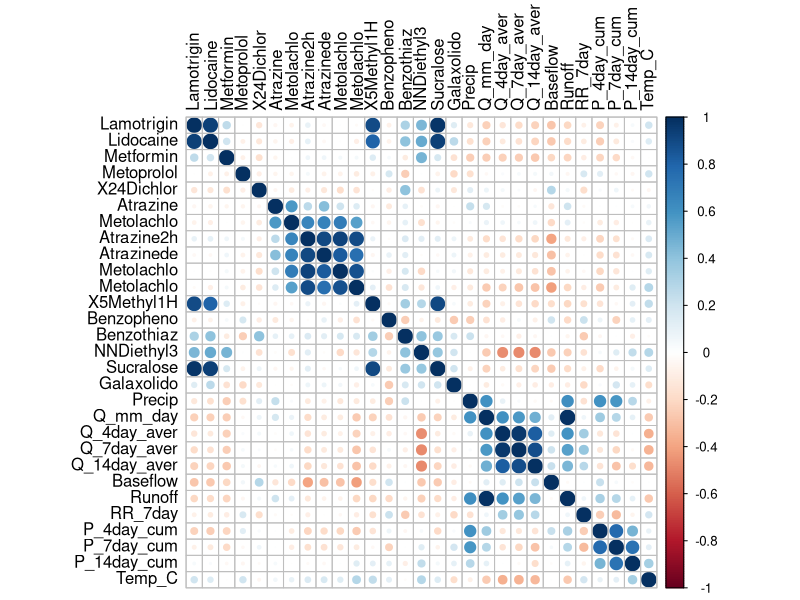
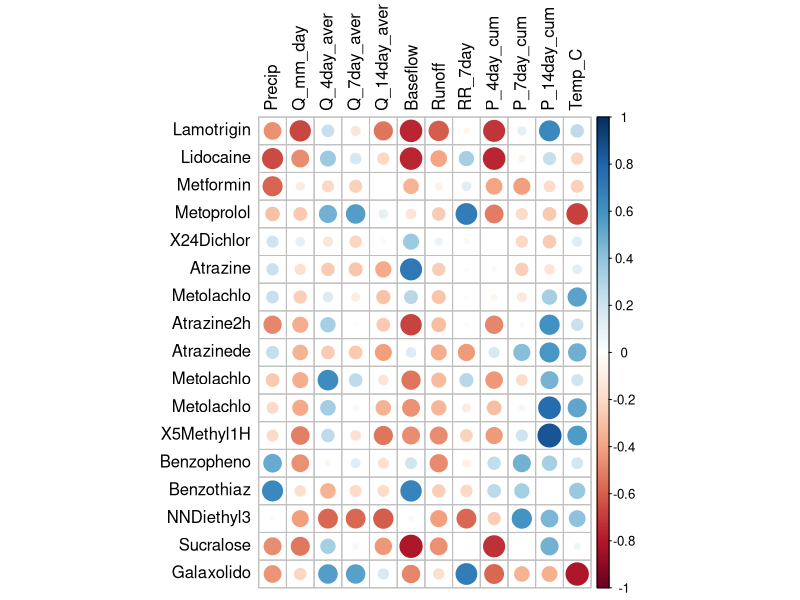
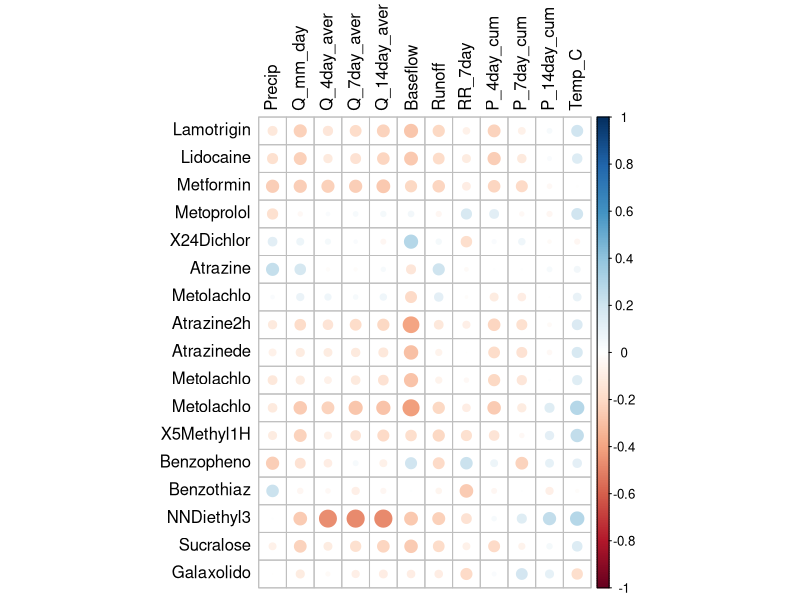
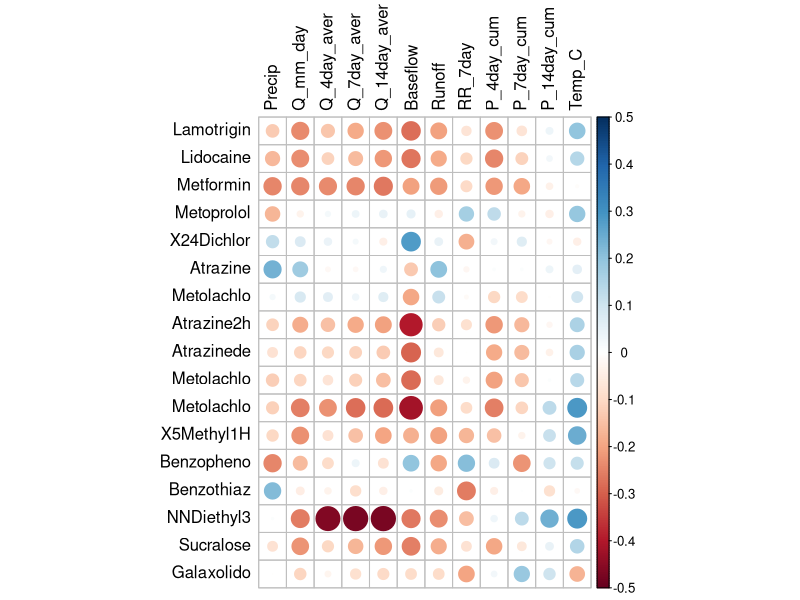

Source code (R) for these figures, in order: (Note: this script raises an error after producing the figures.)
#Ruta Basijokaite
#----------------
#This code analyzes correlation between detected compound concentrations and environmental conditions
#It also analyzes correlations between sites and average site compound concentrations
#----------------

#Loading libraries
library(corrplot)
library(Hmisc) 

#Uploading data
CEC_aver = read.csv(file="CEC_aver_dataset.csv",sep=",",header=T) 
Climate_var = read.csv(file="Climate_var.csv",sep=",",header=T)
CEC_use_info = read.csv(file="CEC_use_info_dataset.csv",sep=",",header=T) #info about CEC use, type and detection frequency

#Make sure that column names do not have extra symbols (after upload spaces become .)
colnames(CEC_use_info)
colnames(CEC_use_info)[3] = 'Det.Freq.'
colnames(CEC_use_info)

#-------------
### PREPARING CEC DATA

#Have row names as sites - otherwise in corrplot labels will just be numbers; Remove dates
CEC_aver_comp = as.matrix(CEC_aver[,3:dim(CEC_aver)[2]])
#Keeping only 10 characters in CEC names as column names will be used as labels
colnames(CEC_aver_comp) = substring(colnames(CEC_aver_comp),1,10)

#-------------
### IDENTIFYING COMPOUNDS

#Finding compounds that have higher that 45% detection frequency to do further analysis

#Finding compounds that have detection frequency > 45 
Which_high = which(CEC_use_info$Det.Freq. > 45)
Which_comp_high = CEC_use_info$Name[Which_high]

#Concentrations of those compounds
Conc_high = CEC_aver_comp[,Which_high]

#---------------
### CORRELATIONS between environmental variables and compound concentrations 

#Gives correlation between matrix itself and other variable (interested only in upper right quadrant)
rcor_vals_clim=rcorr(as.matrix(cbind(Conc_high,Climate_var[,3:14])))
corrplot(rcor_vals_clim$r,tl.col = 'black')
#Therefore, it is more convenient to use 'cor' function
cor_mat_clim=cor(Conc_high,Climate_var[,3:14],use="complete.obs")
corrplot(cor_mat_clim,tl.col = 'black')
#When we use complete.obs, we discard entire row if an NA is present 
#pairwise.complete.obs uses the non-NA values when calculating the correlation between variables 
#In order to preserve as much data as possible to test correlation patterns between variables, 
#pairwise.complete.obs is used. If complete.obs were used, correlation patterns would be determined based
#on samples that have all highly detected compounds, instead of using all available data
cor_mat_clim_pair=cor(Conc_high,Climate_var[,3:14],use="pairwise.complete.obs")
corrplot(cor_mat_clim_pair,tl.col = 'black')
#As correlation coefficient values are low, it would be easier to visually assess values if color scale is adjusted
#Changing color scale values along with color distribution
corrplot(cor_mat_clim_pair,tl.col = 'black',is.corr = FALSE,col.lim = c(-0.5,0.5))

#If ‘use’ is ‘"everything"’, ‘NA’s will propagate conceptually, i.e., a resulting value will be ‘NA’ whenever 
#one of its contributing observations is ‘NA’.

#If ‘use’ is ‘"all.obs"’, then the presence of missing observations will produce an error. If ‘use’ is 
#‘"complete.obs"’ then missing values are handled by casewise deletion (and if there are no complete cases, 
#that gives an error).

#Correlation results in this case highly depend on 'use method chosen', since dataset has a lot of NA values

#---------------
### CORRELATIONS between sites and average compoud concentrations 

#First, fix site names
CEC_aver[37:38,1] = CEC_aver[39,1] #Fixing dual names for Ninemile creek Lakeland
CEC_aver[41:42,1] = CEC_aver[43,1] #Fixing dual names for Ninemile creek Marieta
CEC_aver[48:49,1] = CEC_aver[50,1] #Fixing misspelling in Oatka
CEC_aver[25:26,1] = CEC_aver[27,1] #Fixing misspelling in Ganargua

#Update CEC_aver variable -  save with corrected site names
write.table(CEC_aver,file="CEC_aver_dataset.csv",sep=",",row.names=F,col.names=T,append=T)

WS_names = as.character(unique(CEC_aver$Site))
Site_aver = matrix(NA, length(WS_names),dim(CEC_aver)[2]-2) #no need for dates
#Calculating average concentration of each compound
for (i in seq(from=1,to=length(WS_names))){
  rows = which(CEC_aver$Site == WS_names[i])
  #When lapply is used, it returns list format. To assign results from lapply
  #to a variable, first list needs to be converted to numeric data type using as.numeric
  Site_aver[i,] = as.numeric(lapply(CEC_aver[rows,-c(1,2)],mean,na.rm=T))
}
row.names(Site_aver) = substring(WS_names,1,5) #shorten site names as they will be used as labels for correlation plot

#Correlation between sites - using average compound concentrations - see how this changes, if NAs are counted as 0s
CEC_sites_trasf=t(Site_aver)
rcor_CEC_sites_spear=rcorr(as.matrix(CEC_sites_trasf),type = c("spearman"))
corrplot(rcor_CEC_sites_spear$r,tl.col = 'black')

#Replacing NAs with 0s and comparing averages
Site_aver_DF = Site_aver
#After converting from list to numeric, NA values become NaN
Site_aver_DF[Site_aver_DF == "NaN"] = 0

CEC_sites_DF_trasf=t(Site_aver_DF)
rcor_CEC_sites_DF_spear=rcorr(as.matrix(CEC_sites_DF_trasf),type = c("spearman"))
corrplot(rcor_CEC_sites_DF_spear$r,tl.col = 'black')
#As correlation values among sites are similar, adjust color scale for better visualization
corrplot(rcor_CEC_sites_DF_spear$r,tl.col = 'black',is.corr = TRUE,col.lim = c(0,1))

#Big difference in results. Results from correlation analysis using 0s instead of NA values are more realistic, as 
#NA indicates that compound was not present in the sample (or at concentrations that were not detectable) 
